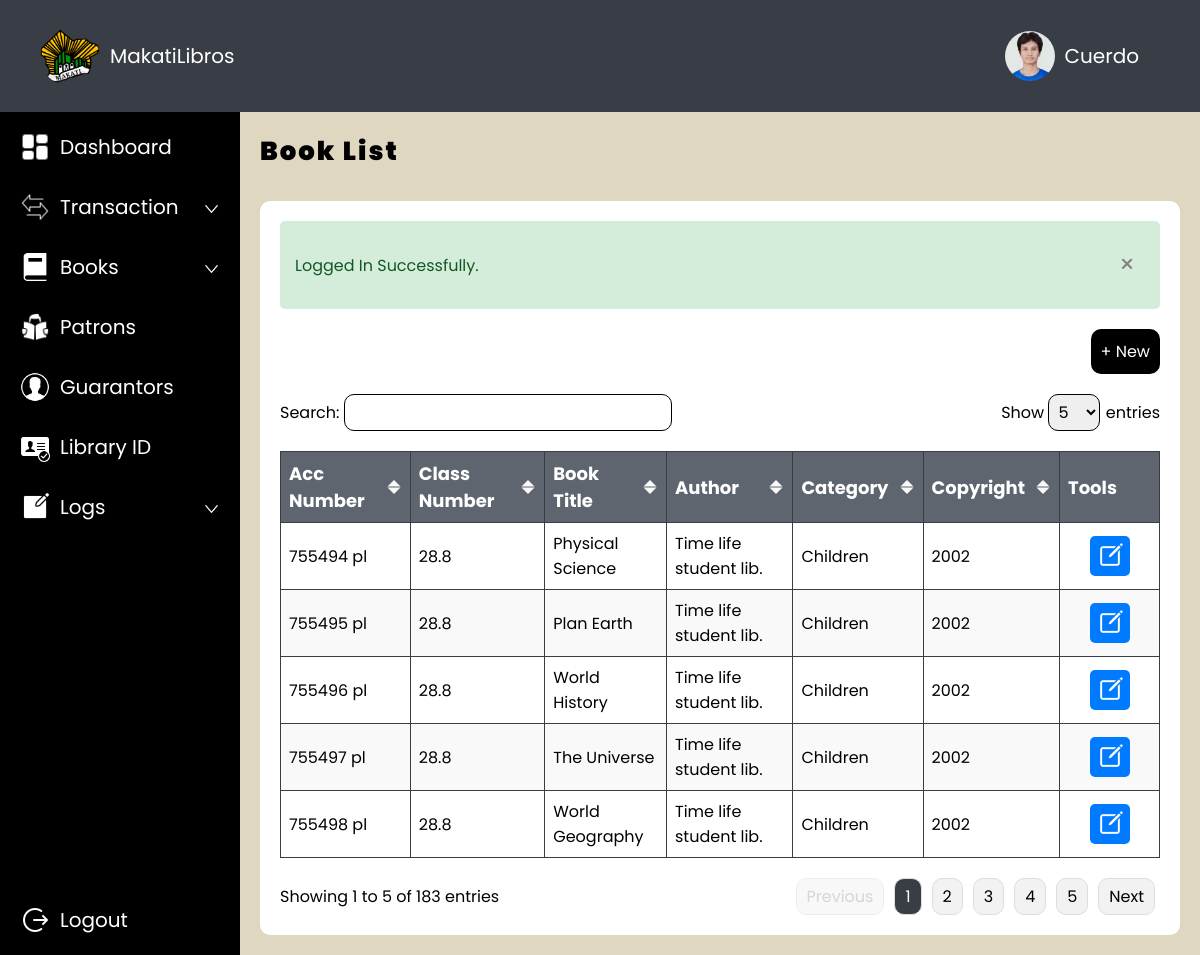
The app's page /admin/book-list.php (signed in) with its own data.
### tables this page shows
CREATE TABLE `librarians` (
  `librarians_id` int(11) NOT NULL,
  `firstname` varchar(255) DEFAULT NULL,
  `middlename` varchar(255) DEFAULT NULL,
  `lastname` varchar(255) DEFAULT NULL,
  `suffix` varchar(255) DEFAULT NULL,
  `birthdate` varchar(255) DEFAULT NULL,
  `age` int(11) DEFAULT NULL,
  `gender` varchar(255) DEFAULT NULL,
  `contact` varchar(255) DEFAULT NULL,
  `address` varchar(255) DEFAULT NULL,
  `email` varchar(255) DEFAULT NULL,
  `password` varchar(255) DEFAULT NULL
);

CREATE TABLE `books` (
  `book_id` int(11) NOT NULL,
  `acc_number` varchar(255) DEFAULT NULL,
  `class_number` varchar(255) DEFAULT NULL,
  `title` varchar(255) DEFAULT NULL,
  `author_id` int(11) DEFAULT NULL,
  `copyright` int(11) DEFAULT NULL,
  `category_id` int(11) DEFAULT NULL,
  `image` varchar(255) DEFAULT NULL
);

CREATE TABLE `author` (
  `author_id` int(11) NOT NULL,
  `author` varchar(255) DEFAULT NULL
);

CREATE TABLE `category` (
  `category_id` int(11) NOT NULL,
  `category` varchar(255) DEFAULT NULL
);

### admin/functions/fetch_profile.php (called while the page is built, shortened)
<?php
$email = $_SESSION['email'];
try {
    $query = "SELECT * FROM librarians WHERE email = :email";
    $stmt = $pdo->prepare($query);
    $stmt->bindParam(':email', $email);
    $stmt->execute();
    $librarian = $stmt->fetch(PDO::FETCH_ASSOC);
    if ($librarian) {
        $lastname = $librarian['lastname'];
    } else {
        echo "No librarian data found for this email.";
        exit();
    }
} catch (PDOException $e) {
    echo "Error: " . $e->getMessage();
    exit();
}
?>

### admin/functions/fetch_book.php (called while the page is built)
<?php
function getBookList($pdo) {
    $query = "
        SELECT
            bk.book_id,                         -- Fetch the book ID
            bk.copyright,
            bk.category_id,
            c.category AS category_name,        -- Fetch the category name
            bk.title,
            bk.author_id,
            a.author AS author_name,            -- Fetch the author name
            bk.acc_number,                      -- Fetch acc_number
            bk.class_number                     -- Fetch class_number
        FROM
            books bk
        JOIN
            category c ON bk.category_id = c.category_id  -- Join with the category table
        JOIN
            author a ON bk.author_id = a.author_id        -- Join with the author table
        ORDER BY
            bk.copyright DESC
    ";
    $stmt = $pdo->prepare($query);
    $stmt->execute();
    $bookList = [];
    while ($row = $stmt->fetch(PDO::FETCH_ASSOC)) {
        $bookList[] = [
            'book_id' => $row['book_id'],
            'copyright' => $row['copyright'],
            'category_id' => $row['category_id'],
            'category_name' => $row['category_name'],
            'title' => $row['title'],
            'author_id' => $row['author_id'],
            'author_name' => $row['author_name'],
            'acc_number' => $row['acc_number'],
            'class_number' => $row['class_number']
        ];
    }
    return $bookList;
}
?>

### admin/book-list.php (the view, shortened to what this page needs)
<!DOCTYPE html>
<html lang="en">
<head>
    <link rel="stylesheet" href="style.css">
</head>
<?php
include '../connection.php';
include 'functions/fetch_book.php';
$bookList = getBookList($pdo);
?>
<body>
    <div class="wrapper">
        <div class="container-top">
            <?php include 'container-top.php'; ?>
        </div>
        <div class="container-content">
            <div class="sidebar">
                <?php include 'sidebar.php'; ?>
            </div>
            <div class="body">
                <div class="row">
                    <div class="title-26px">
                        Book List
                    </div>
                </div>
                <div class="container-white">
                    <div class="container-success" id="container-success" style="display: <?php echo isset($_SESSION['success_display']) ? $_SESSION['success_display'] : 'none';
                                                                                            unset($_SESSION['success_display']); ?>;">
                        <div class="container-success-description">
                            <?php if (isset($_SESSION['success_message'])) {
                                echo $_SESSION['success_message'];
                            } ?>
                        </div>
                        <button type="button" class="button-success-close" onclick="closeSuccessStatus()">&times;</button>
                    </div>
                    <div class="row row-right">
                        <button class="button-borrow" onclick="openAddModal()">
                            &#43; New
                        </button>
                    </div>
                    <div class="row row-between">
                        <div>
                            <label for="search">Search: </label>
                            <input class="table-search" type="text" id="search" onkeyup="searchTable()">
                        </div>
                        <div>
                            <label for="entries">Show </label>
                            <select class="table-select" id="entries" onchange="changeEntries()">
                                <option value="5">5</option>
                            </select>
                            <label for="entries"> entries</label>
                        </div>
                    </div>
                    <div class="row">
                        <table id="table">
                            <thead>
                                <tr>
                                    <th onclick="sortTable(0)">
                                        <div class="row row-between">
                                            <div class="column-title">Acc Number</div>
                                            <img id="sort-icon-0" src="../images/sort.png" class="sort">
                                        </div>
                                    </th>
                                    <th onclick="sortTable(1)">
                                        <div class="row row-between">
                                            <div class="column-title">Class Number</div>
                                            <img id="sort-icon-1" src="../images/sort.png" class="sort">
                                        </div>
                                    </th>
                                    <th onclick="sortTable(2)">
                                        <div class="row row-between">
                                            <div class="column-title">Book Title</div>
                                            <img id="sort-icon-2" src="../images/sort.png" class="sort">
                                        </div>
                                    </th>
                                    <th onclick="sortTable(3)">
                                        <div class="row row-between">
                                            <div class="column-title">Author</div>
                                            <img id="sort-icon-3" src="../images/sort.png" class="sort">
                                        </div>
                                    </th>
                                    <th onclick="sortTable(4)">
                                        <div class="row row-between">
                                            <div class="column-title">Category</div>
                                            <img id="sort-icon-4" src="../images/sort.png" class="sort">
                                        </div>
                                    </th>
                                    <th onclick="sortTable(5)">
                                        <div class="row row-between">
                                            <div class="column-title">Copyright</div>
                                            <img id="sort-icon-5" src="../images/sort.png" class="sort">
                                        </div>
                                    </th>
                                    <th style="width:100px">
                                        <div class="column-title">Tools</div>
                                    </th>
                                </tr>
                            </thead>
                            <tbody>
                                <?php if (empty($bookList)) { ?>
                                    <tr>
                                        <td colspan="7">
                                            <div class="no-result">
                                                <div class="no-result-image">
                                                    <img src="../images/no-result.jpg" alt="No Results Found" class="image" />
                                                </div>
                                                <p>No results found.</p>
                                            </div>
                                        </td>
                                    </tr>
                                <?php } else { ?>
                                    <?php foreach ($bookList as $book) { ?>
                                        <tr>
                                            <td><?php echo $book['acc_number']; ?></td>
                                            <td><?php echo $book['class_number']; ?></td>
                                            <td><?php echo $book['title']; ?></td>
                                            <td><?php echo $book['author_name']; ?></td>
                                            <td><?php echo $book['category_name']; ?></td>
                                            <td><?php echo $book['copyright']; ?></td>
                                            <td>
                                                <center>
                                                    <div class="button-edit" onclick="openEditModal(
                                                                '<?php echo $book['book_id']; ?>',
                                                                '<?php echo $book['acc_number']; ?>',
                                                                '<?php echo $book['class_number']; ?>',
                                                                '<?php echo $book['title']; ?>',
                                                                '<?php echo $book['author_name']; ?>',
                                                                '<?php echo $book['author_id']; ?>',
                                                                '<?php echo $book['category_name']; ?>',
                                                                '<?php echo $book['category_id']; ?>',
                                                                '<?php echo $book['copyright']; ?>'
                                                            )">
                                                        <img src="../images/edit-white.png" class="image">
                                                    </div>
                                                </center>
                                            </td>
                                        </tr>
                                    <?php } ?>
                                <?php } ?>
                            </tbody>
                        </table>
                    </div>
                    <div class="row row-between">
                        <div class="entry-info" id="entry-info"></div>
                        <div class="pagination" id="pagination"></div>
                    </div>
                </div>
            </div>
        </div>
    </div>
</body>
</html>

### admin/container-top.php (shortened to what this page needs)
<?php include 'functions/fetch_profile.php'; ?>
<div class="row row-between">
    <div class="row-auto">
        <div class="container-round logo">
            <img src="../images/makati-logo.png" class="image">
        </div>
        <div class="font-white">
            MakatiLibros
        </div>
    </div>
    <div class="row-auto container-profile" onclick="openEditProfileModal()">
        <div class="container-round profile">
            <img src="../images/users/CUERDO.jpg" class="image">
        </div>
        <div class="font-white">
            <?php echo htmlspecialchars($lastname); ?>
        </div>
    </div>
</div>

### records on screen
librarians: lastname "Cuerdo"
books: acc_number "755494 pl", class_number "28.8", title "Physical Science", author.author "Time life student lib.", category.category "Children", copyright "2002"
books: acc_number "755495 pl", class_number "28.8", title "Plan Earth", author.author "Time life student lib.", category.category "Children", copyright "2002"
books: acc_number "755496 pl", class_number "28.8", title "World History", author.author "Time life student lib.", category.category "Children", copyright "2002"
books: acc_number "755497 pl", class_number "28.8", title "The Universe", author.author "Time life student lib.", category.category "Children", copyright "2002"
books: acc_number "755498 pl", class_number "28.8", title "World Geography", author.author "Time life student lib.", category.category "Children", copyright "2002"

### other values on screen
$_SESSION['success_message'] "Logged In Successfully."
